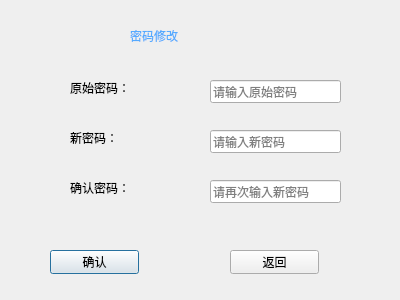
<?xml version="1.0" encoding="UTF-8"?>
<ui version="4.0">
 <class>changePassword</class>
 <widget class="QDialog" name="changePassword">
  <property name="geometry">
   <rect>
    <x>0</x>
    <y>0</y>
    <width>400</width>
    <height>300</height>
   </rect>
  </property>
  <property name="minimumSize">
   <size>
    <width>400</width>
    <height>300</height>
   </size>
  </property>
  <property name="maximumSize">
   <size>
    <width>400</width>
    <height>300</height>
   </size>
  </property>
  <property name="windowTitle">
   <string>密码修改</string>
  </property>
  <property name="windowIcon">
   <iconset resource="images.qrc">
    <normaloff>:/new/images/成绩管理.png</normaloff>:/new/images/成绩管理.png</iconset>
  </property>
  <widget class="QLabel" name="label">
   <property name="geometry">
    <rect>
     <x>130</x>
     <y>20</y>
     <width>121</width>
     <height>31</height>
    </rect>
   </property>
   <property name="styleSheet">
    <string notr="true">color: rgb(85, 170, 255);
font: 16pt &quot;微软雅黑&quot;;</string>
   </property>
   <property name="text">
    <string>密码修改</string>
   </property>
  </widget>
  <widget class="QLabel" name="label_2">
   <property name="geometry">
    <rect>
     <x>70</x>
     <y>80</y>
     <width>72</width>
     <height>15</height>
    </rect>
   </property>
   <property name="text">
    <string>原始密码：</string>
   </property>
  </widget>
  <widget class="QLabel" name="label_3">
   <property name="geometry">
    <rect>
     <x>70</x>
     <y>130</y>
     <width>72</width>
     <height>15</height>
    </rect>
   </property>
   <property name="text">
    <string>新密码：</string>
   </property>
  </widget>
  <widget class="QLabel" name="label_4">
   <property name="geometry">
    <rect>
     <x>70</x>
     <y>180</y>
     <width>72</width>
     <height>15</height>
    </rect>
   </property>
   <property name="text">
    <string>确认密码：</string>
   </property>
  </widget>
  <widget class="QLineEdit" name="oldPasswordLineEdit">
   <property name="geometry">
    <rect>
     <x>210</x>
     <y>80</y>
     <width>131</width>
     <height>23</height>
    </rect>
   </property>
   <property name="echoMode">
    <enum>QLineEdit::Password</enum>
   </property>
   <property name="placeholderText">
    <string>请输入原始密码</string>
   </property>
  </widget>
  <widget class="QLineEdit" name="newPasswordLineEdit">
   <property name="geometry">
    <rect>
     <x>210</x>
     <y>130</y>
     <width>131</width>
     <height>23</height>
    </rect>
   </property>
   <property name="echoMode">
    <enum>QLineEdit::Password</enum>
   </property>
   <property name="placeholderText">
    <string>请输入新密码</string>
   </property>
  </widget>
  <widget class="QLineEdit" name="enterNewPasswordLineEdit">
   <property name="geometry">
    <rect>
     <x>210</x>
     <y>180</y>
     <width>131</width>
     <height>23</height>
    </rect>
   </property>
   <property name="echoMode">
    <enum>QLineEdit::Password</enum>
   </property>
   <property name="placeholderText">
    <string>请再次输入新密码</string>
   </property>
  </widget>
  <widget class="QPushButton" name="pushButton">
   <property name="geometry">
    <rect>
     <x>50</x>
     <y>250</y>
     <width>89</width>
     <height>24</height>
    </rect>
   </property>
   <property name="text">
    <string>确认</string>
   </property>
  </widget>
  <widget class="QPushButton" name="pushButton_2">
   <property name="geometry">
    <rect>
     <x>230</x>
     <y>250</y>
     <width>89</width>
     <height>24</height>
    </rect>
   </property>
   <property name="text">
    <string>返回</string>
   </property>
  </widget>
 </widget>
 <resources>
  <include location="images.qrc"/>
 </resources>
 <connections/>
</ui>
